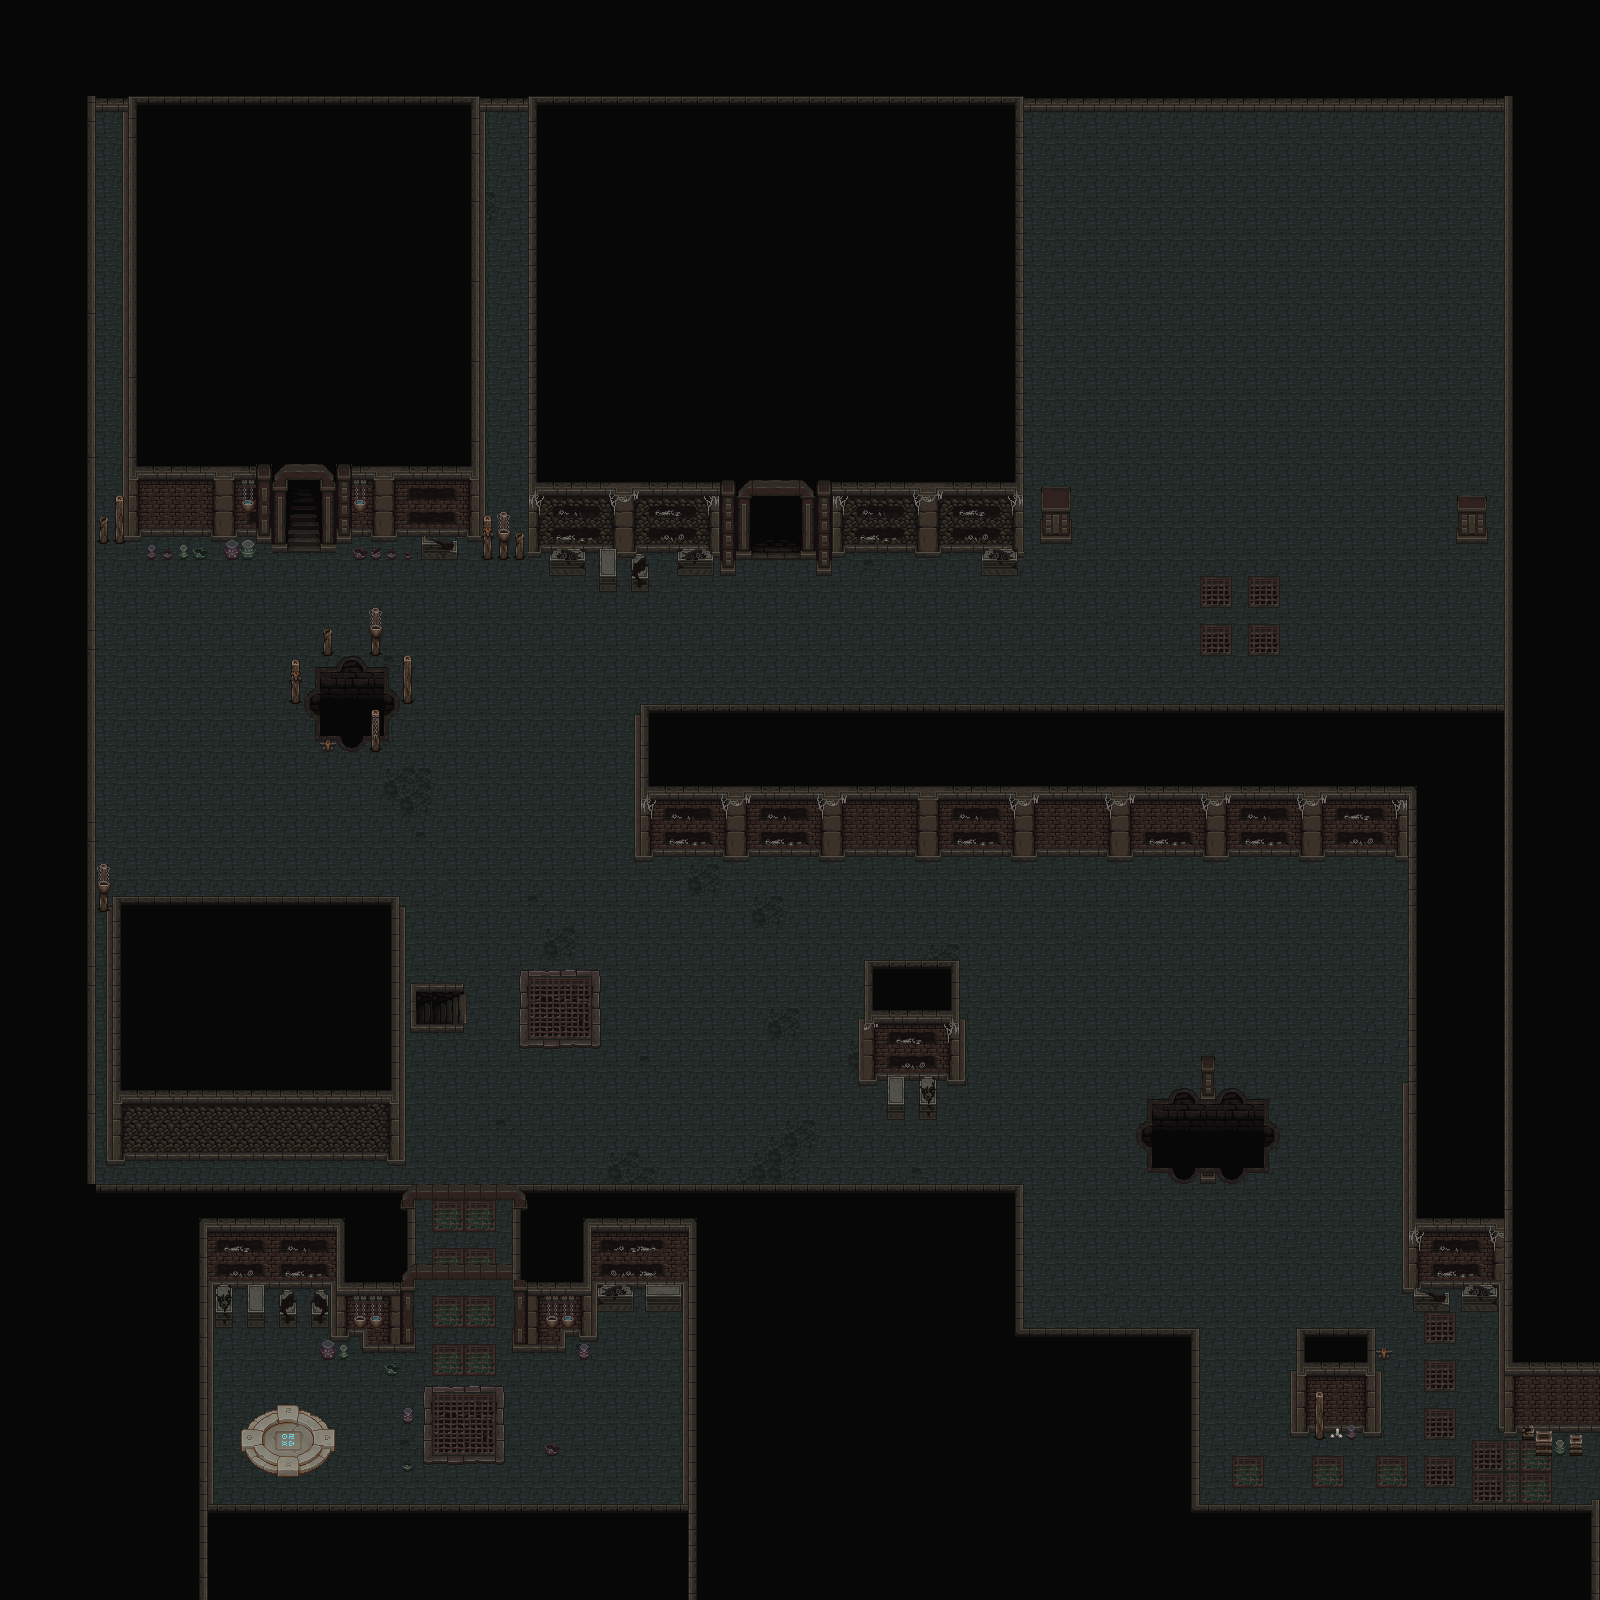

The image is a tile-based game level rendered from a .tmx file. Its description and source (layers, tilesets, objects; grid data summarised) follow:
An orthogonal 100x100 tile map with 16x16 px tiles, 12 tile layers (ground, ground_stone, topshadow, top-wall, ...), 3 tilesets and 106 objects (13x ShadowSentinel, Start Point, End Point, Durin The Blacksmith, terra).

<map version="1.10" tiledversion="1.10.2" orientation="orthogonal" renderorder="right-down" width="100" height="100" tilewidth="16" tileheight="16" infinite="0" nextlayerid="30" nextobjectid="224">
 <tileset firstgid="1" source="catacombsMainlevbuild.tsx" />
 <tileset firstgid="2561" source="catacombsDecorative.tsx" />
 <tileset firstgid="2817" source="tilesets1.tsx" />
 <layer id="2" name="ground" width="100" height="100">
  <data>[10000 cells, 10000 non-empty, 44 distinct tile ids]</data>
 </layer>
 <layer id="1" name="ground_stone" width="100" height="100">
  <data>[10000 cells, 168 non-empty, 46 distinct tile ids]</data>
 </layer>
 <layer id="4" name="topshadow" width="100" height="100">
  <data>[10000 cells, 26 non-empty, 24 distinct tile ids]</data>
 </layer>
 <objectgroup id="5" name="Player">
  <object id="222" name="Start Point" x="291.727" y="1438.36" />
  <object id="223" name="End Point" x="275.273" y="1430.36" width="21.3636" height="17.1818" />
 </objectgroup>
 <layer id="6" name="top-wall" width="100" height="100">
  <data>[10000 cells, 0 non-empty, 0 distinct tile ids]</data>
 </layer>
 <layer id="7" name="stone" width="100" height="100">
  <data>[10000 cells, 77 non-empty, 5 distinct tile ids]</data>
 </layer>
 <layer id="15" name="gate" width="100" height="100">
  <data>[10000 cells, 42 non-empty, 39 distinct tile ids]</data>
 </layer>
 <layer id="29" name="top-gate" width="100" height="100">
  <data>[10000 cells, 4 non-empty, 4 distinct tile ids]</data>
 </layer>
 <layer id="3" name="wall" width="100" height="100">
  <data>[10000 cells, 4522 non-empty, 374 distinct tile ids]</data>
 </layer>
 <layer id="27" name="struct" width="100" height="100">
  <data>[10000 cells, 180 non-empty, 94 distinct tile ids]</data>
 </layer>
 <layer id="28" name="tree" width="100" height="100">
  <data>[10000 cells, 171 non-empty, 81 distinct tile ids]</data>
 </layer>
 <objectgroup id="10" name="Collision">
  <object id="9" x="0" y="1520" width="1598" height="78" />
  <object id="11" x="0" y="0" width="1600" height="104" />
  <object id="14" x="0" y="96" width="94" height="1422" />
  <object id="16" x="1492" y="88" width="106" height="1353.5" />
  <object id="85" x="614.667" y="715.333" width="886.333" height="143.758" />
  <object id="86" x="1392.67" y="741.667" width="110.333" height="545.333" />
  <object id="87" x="1291" y="1371" width="90" height="64.6667" />
  <object id="88" x="515.333" y="1199.17" width="516.667" height="84.1667" />
  <object id="89" x="675.167" y="1282" width="358.5" height="60" />
  <object id="90" x="676" y="1343.34" width="531.5" height="176.166" />
  <object id="91" x="96.6667" y="1200.67" width="314.667" height="85.333" />
  <object id="92" x="95.3333" y="1284" width="124" height="235.333" />
  <object id="93" x="330.292" y="1286" width="83.0417" height="56.4167" />
  <object id="94" x="361.708" y="1326.55" width="56.4583" height="28.0833" />
  <object id="95" x="514" y="1284.67" width="85" height="51.0833" />
  <object id="96" x="514.667" y="1334.67" width="50" height="16.6667" />
  <object id="98" x="122" y="106" width="16.6667" height="359.333" />
  <object id="99" x="466.667" y="103.333" width="16.6667" height="363.333" />
  <object id="102" x="121.333" y="466" width="148.667" height="78" />
  <object id="103" x="337.333" y="464.667" width="146.667" height="76.6667" />
  <object id="104" x="528.667" y="97.3333" width="14" height="384" />
  <object id="105" x="1008" y="96" width="15.3333" height="386.667" />
  <object id="106" x="530" y="480.667" width="201.333" height="75.3333" />
  <object id="107" x="818" y="480" width="206.667" height="78" />
  <object id="108" x="859.333" y="1018.67" width="105.333" height="62" />
  <object id="110" x="107.833" y="905.417" width="303.667" height="8.83333" />
  <object id="111" x="108" y="906.5" width="15.5" height="197" />
  <object id="112" x="388" y="906.5" width="23.5" height="76.5" />
  <object id="113" x="386.5" y="1028" width="26" height="75" />
  <object id="114" x="108" y="1088.5" width="304.5" height="85.5" />
  <object id="116" x="388" y="980.25" width="78.75" height="10.25" />
  <object id="117" x="386" y="1024" width="80.75" height="11.75" />
  <object id="134" x="484" y="512.333" width="46.1667" height="49" />
  <object id="142" x="98.6667" y="497" width="24.6667" height="50.3333" />
  <object id="143" x="96" y="893" width="14.6667" height="17" />
  <object id="145" x="597.667" y="1285.33" width="82.6667" height="25.6667" />
  <object id="146" x="215.333" y="1286.33" width="113.667" height="44.3333" />
  <object id="147" x="887.333" y="1078" width="18.3333" height="41.6667" />
  <object id="148" x="919.667" y="1078" width="17" height="41" />
  <object id="149" x="1537.33" y="1432.33" width="46" height="23.3333" />
  <object id="150" x="1524" y="1426.67" width="11" height="15" />
  <object id="151" x="1415.33" y="1288.33" width="35.3333" height="21.6667" />
  <object id="152" x="1460.67" y="1287.33" width="36.3333" height="23" />
  <object id="153" x="1235.33" y="605.333" width="9.33333" height="16.3333" />
  <object id="161" x="1131.09" y="1085.68" width="153.955" height="101.295" />
  <object id="164" x="1039.5" y="527.875" width="32.75" height="16.25" />
  <object id="166" x="1455.64" y="519.091" width="32.3636" height="24.7273" />
  <object id="168" x="549.273" y="556.182" width="37.2727" height="20.9091" />
  <object id="169" x="595.818" y="556.364" width="25.6364" height="38.5455" />
  <object id="170" x="627.091" y="557.091" width="26.5455" height="38.9091" />
  <object id="171" x="672.545" y="556" width="58.1818" height="23.2727" />
  <object id="172" x="576.25" y="1351.13" width="16.125" height="10.375" />
  <object id="174" x="319.75" y="1353" width="17.25" height="8.625" />
  <object id="176" x="338.25" y="1353.25" width="13.875" height="8.5" />
  <object id="177" x="383.375" y="1371.38" width="17.5" height="6.875" />
  <object id="189" x="401.636" y="693.636" width="13.0909" height="11.6364" />
  <object id="191" x="303.455" y="655.455" width="97.2727" height="99.2727" />
  <object id="193" x="286.727" y="695.818" width="16" height="10.9091" />
  <object id="216" x="1548" y="1437.33" width="49.3333" height="94.6667" />
  <object id="217" x="374.5" y="1141.5" width="33" height="59.5" />
 </objectgroup>
 <objectgroup id="11" name="NPC">
  <object id="221" name="Durin The Blacksmith" x="173.5" y="1003" />
 </objectgroup>
 <objectgroup id="12" name="HideObject">
  <object id="123" x="841.273" y="943.545" width="140.5" height="77.4091" />
  <object id="126" x="1276" y="1323.5" width="117.5" height="51.5" />
  <object id="128" x="269.5" y="431.75" width="67.75" height="133.25" />
  <object id="129" x="731.25" y="441.25" width="87.25" height="132" />
  <object id="133" x="411" y="1153.75" width="107" height="165.25" />
  <object id="155" x="541.5" y="1255.25" />
  <object id="156" x="545.5" y="1251.75" />
  <object id="160" x="1187.63" y="1051.75" width="38.25" height="35.75" />
  <object id="163" x="615" y="685" width="884.667" height="32.3333" />
  <object id="165" x="1030.5" y="479.5" width="51.75" height="48.25" />
  <object id="167" x="1444" y="472.545" width="54.3636" height="46.1818" />
  <object id="173" x="570.375" y="1336.63" width="28.625" height="14.25" />
  <object id="178" x="377.75" y="1360" width="27.875" height="11.25" />
  <object id="179" x="311.5" y="1338.38" width="45.5" height="14.625" />
  </objectgroup>
 <objectgroup id="13" name="JoinRoom">
  <!-- 19 objects omitted --></objectgroup>
 <objectgroup id="21" name="Enemies">
  <!-- 14 objects omitted --></objectgroup>
 <layer id="18" name="topwall" width="100" height="100">
  <data>[10000 cells, 0 non-empty, 0 distinct tile ids]</data>
 </layer>
 <layer id="19" name="topgrass" width="100" height="100">
  <data>[10000 cells, 1283 non-empty, 30 distinct tile ids]</data>
 </layer>
</map>
<!-- 29 of 106 objects omitted -->
